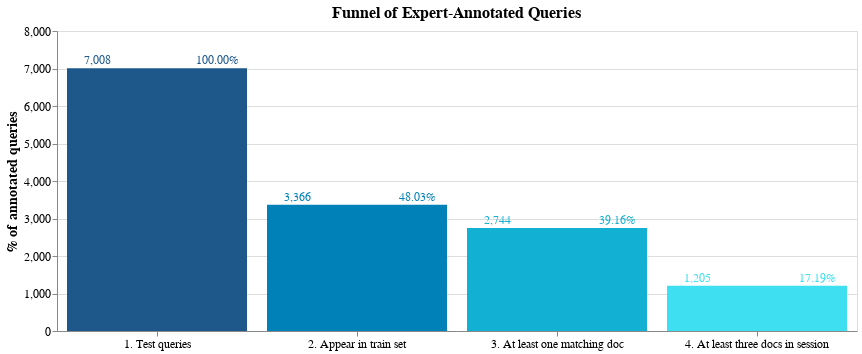

The cell this chart's notebook holds for it:
### Code cell
base = alt.Chart(
    query_funnel_df,
    title="Funnel of Expert-Annotated Queries",
    width=800
).encode(
    x=alt.X("stage:N", title="").axis(labelAngle=0),
    y=alt.Y("queries:Q", title="% of annotated queries"),
    color=alt.Color("stage:N", legend=None).scale(scheme="darkblue"),
)
bars = base.mark_bar()
absolute = base.mark_text(align="center", dy=-8, dx=-60, fontSize=12).encode(text=alt.Text("queries:Q", format=","))
percentage = base.mark_text(align="center", dy=-8, dx=60, fontSize=12).encode(text=alt.Text("perc_queries:Q", format=".2%"))
chart = (bars + absolute + percentage)
chart.configure_axis(
    labelFontSize=12,
    titleFontSize=14,
).configure_title(
    fontSize=16,
)

### Figure 1 — Vega specification as saved in the notebook (floating-point values rounded to 4 significant figures)
{"$schema": "https://vega.github.io/schema/vega/v5.json", "data": [{"name": "source_0"}, {"name": "data_0", "values": [{"queries_end": 7008.0, "queries_start": 0.0, "stage": "1. Test queries"}, {"queries_end": 3366.0, "queries_start": 0.0, "stage": "2. Appear in train set"}, {"queries_end": 2744.0, "queries_start": 0.0, "stage": "3. At least one matching doc"}, {"queries_end": 1205.0, "queries_start": 0.0, "stage": "4. At least three docs in session"}]}, {"name": "data_1", "values": [{"perc_queries": 1.0, "queries": 7008, "stage": "1. Test queries"}, {"perc_queries": 0.4803, "queries": 3366, "stage": "2. Appear in train set"}, {"perc_queries": 0.3916, "queries": 2744, "stage": "3. At least one matching doc"}, {"perc_queries": 0.1719, "queries": 1205, "stage": "4. At least three docs in session"}]}, {"name": "data_0_x_domain_stage_0", "values": [{"stage": "1. Test queries"}, {"stage": "2. Appear in train set"}, {"stage": "3. At least one matching doc"}, {"stage": "4. At least three docs in session"}]}, {"name": "data_1_x_domain_stage_1", "values": [{"stage": "1. Test queries"}, {"stage": "2. Appear in train set"}, {"stage": "3. At least one matching doc"}, {"stage": "4. At least three docs in session"}]}, {"name": "data_0_color_domain_stage_0", "values": [{"stage": "1. Test queries"}, {"stage": "2. Appear in train set"}, {"stage": "3. At least one matching doc"}, {"stage": "4. At least three docs in session"}]}, {"name": "data_1_color_domain_stage_1", "values": [{"stage": "1. Test queries"}, {"stage": "2. Appear in train set"}, {"stage": "3. At least one matching doc"}, {"stage": "4. At least three docs in session"}]}], "marks": [{"type": "rect", "name": "layer_0_marks", "from": {"data": "data_0"}, "encode": {"update": {"x": {"field": "stage", "scale": "x"}, "width": {"signal": "max(0.25, bandwidth('x'))"}, "fill": {"field": "stage", "scale": "color"}, "y": {"field": "queries_end", "scale": "y"}, "y2": {"field": "queries_start", "scale": "y"}}}, "style": ["bar"]}, {"type": "text", "name": "layer_1_marks", "from": {"data": "data_1"}, "encode": {"update": {"dy": {"value": -8}, "fontSize": {"value": 12}, "dx": {"value": -60}, "text": {"signal": "format(datum[\"queries\"], \",\")"}, "y": {"field": "queries", "scale": "y"}, "x": {"field": "stage", "scale": "x", "band": 0.5}, "align": {"value": "center"}, "baseline": {"value": "middle"}, "fill": {"field": "stage", "scale": "color"}}}, "style": ["text"]}, {"type": "text", "name": "layer_2_marks", "from": {"data": "data_1"}, "encode": {"update": {"baseline": {"value": "middle"}, "dx": {"value": 60}, "align": {"value": "center"}, "x": {"field": "stage", "scale": "x", "band": 0.5}, "fill": {"field": "stage", "scale": "color"}, "y": {"field": "queries", "scale": "y"}, "dy": {"value": -8}, "text": {"signal": "format(datum[\"perc_queries\"], \".2%\")"}, "fontSize": {"value": 12}}}, "style": ["text"]}], "scales": [{"name": "x", "type": "band", "domain": {"fields": [{"data": "data_0_x_domain_stage_0", "field": "stage"}, {"data": "data_1_x_domain_stage_1", "field": "stage"}], "sort": true}, "range": [0, {"signal": "width"}], "paddingInner": 0.1, "paddingOuter": 0.05}, {"name": "y", "type": "linear", "domain": {"fields": [{"data": "data_0", "field": "queries_start"}, {"data": "data_0", "field": "queries_end"}, {"data": "data_1", "field": "queries"}]}, "range": [{"signal": "height"}, 0], "nice": true, "zero": true}, {"name": "color", "type": "ordinal", "domain": {"fields": [{"data": "data_0_color_domain_stage_0", "field": "stage"}, {"data": "data_1_color_domain_stage_1", "field": "stage"}], "sort": true}, "range": {"scheme": "darkblue"}}], "axes": [{"scale": "y", "labels": false, "minExtent": 0, "orient": "left", "gridScale": "x", "grid": true, "domain": false, "maxExtent": 0, "zindex": 0, "tickCount": {"signal": "ceil(height/40)"}, "aria": false, "ticks": false}, {"scale": "x", "orient": "bottom", "labelAngle": 0, "labelBaseline": "top", "grid": false, "zindex": 0}, {"scale": "y", "grid": false, "orient": "left", "tickCount": {"signal": "ceil(height/40)"}, "zindex": 0, "title": "% of annotated queries", "labelOverlap": true}], "title": {"text": "Funnel of Expert-Annotated Queries", "frame": "group"}, "height": 300, "config": {"axis": {"labelFontSize": 12, "titleFontSize": 14}, "style": {"group-title": {"fontSize": 16}}}, "background": "white", "padding": 5, "style": "cell", "width": 800}
